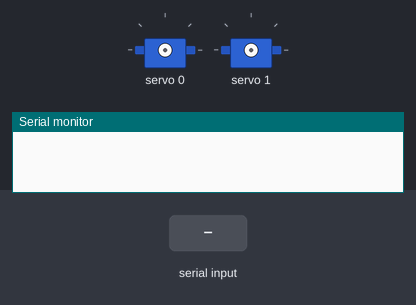
A sketch run on a simulated STM32 Blue Pill. On the bench: 2 × servo, the last lines printed to the serial monitor. The test bench sets the inputs (shaded band).

Above: at 1.2 s.
1.3 s: "90,45\n" received over Serial
2.8 s: "30,150\n" received over Serial
At 4.0 s:
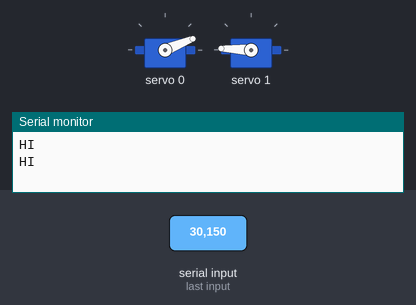
4.3 s: "5\n" received over Serial
At 5.2 s:
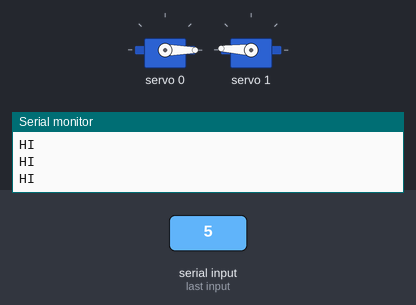
5.8 s: "90\n" received over Serial
At 6.4 s:
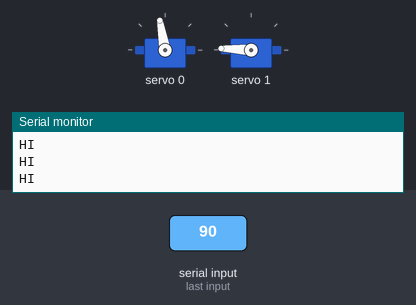
7.3 s: "200\n" received over Serial
At 8.5 s:
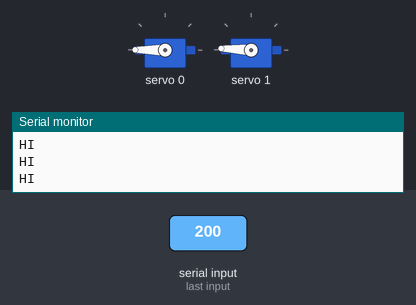
8.8 s: "1,90\n" received over Serial
At 9.9 s:
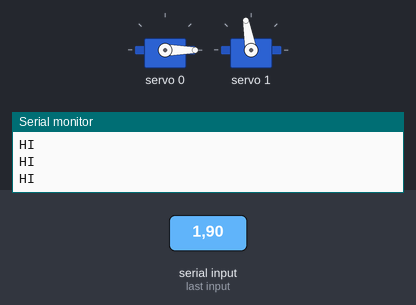
Timing chart, 0 to 11.3 s (numbered marks = the images above; inputs shaded):
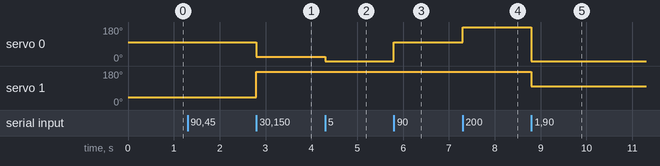

The sketch:

servo_driver_Serial.ino
```cpp
#include <Wire.h>
#include <Adafruit_PWMServoDriver.h>

#define servo1 0
#define servo2 1
#define servo3 2
#define servo4 3
#define servo5 4
#define servo6 5
#define servo7 6
#define servo8 7
#define servo9 8

const int MAX_ARRAY_SIZE = 12; // Maximum number of elements in the array
int myArray[MAX_ARRAY_SIZE];   // Array to store the input values
int arraySize = 0;             // Number of elements in the array

void parseInput(String input);

Adafruit_PWMServoDriver driver = Adafruit_PWMServoDriver();

void Servo_2_Angle(char servo,int angle);

void setup() {
  // put your setup code here, to run once:
  Serial.begin(9600);
  Wire.begin(PB3, PB10); // PB3 SDA, PB10 SCL

  driver.begin();
  driver.setPWMFreq(50);

  Wire.setClock(400000);
}

//90, 670 @ 100 PWMFreq not sure !!!!
// 670, 670, 670, 670, 670, 670, 670, 670, 670
// 90, 90, 90, 90, 90, 90, 90, 90, 90

// @ 50 PWMFreq
// 370, 2770
// 375, 370, 370, 375, 375, 375, 375, 375, 375
// 2770, 2770, 2770, 2770, 2770, 2770, 2770, 2770, 2770

// Servo 1: 370 : 2770
// Servo 2: 370 : 2770 ***
// Servo 3: 370 : 2770
// Servo 4: 375 : 2780 ***
// Servo 5: 375 : 2785
// Servo 6: 375 : 2770
// Servo 7: 375 : 2770
// Servo 8: 375 : 2785 ???
// Servo 9: 375 : 2780

void loop() {
  // put your main code here, to run repeatedly:
  if (Serial.available() > 0) {
    Serial.println("HI");
    // Read the input string from the serial buffer
    String input = Serial.readStringUntil('\n');

    // Parse the input string into the array
    parseInput(input);

    for (int i = 0; i < arraySize; i++) {
      // driver.writeMicroseconds(i, myArray[i]);
      Servo_2_Angle(i, myArray[i]);
    }
  }
}

void parseInput(String input) {
  arraySize = 0; // Reset the array size
  int startIndex = 0;
  int endIndex = input.indexOf(','); // Find the first comma

  // Extract numbers separated by commas
  while (endIndex > 0 && arraySize < MAX_ARRAY_SIZE) {
    myArray[arraySize++] = input.substring(startIndex, endIndex).toInt();
    startIndex = endIndex + 1;
    endIndex = input.indexOf(',', startIndex);
  }

  // Add the last number (or only number if no commas were found)
  if (arraySize < MAX_ARRAY_SIZE) {
    myArray[arraySize++] = input.substring(startIndex).toInt();
  }
}


void Servo_2_Angle(char servo,int angle) {
  int val;
  switch(servo) {
    case servo1:
      val = map(angle, 0, 180, 375, 2770);
      break;

    case servo2:
      val = map(angle, 0, 180, 375, 2770);
      break;

    case servo3:
      val = map(angle, 0, 180, 375, 2770);
      break;

    case servo4:
      val = map(angle, 0, 180, 375, 2775); // 375, 2780
      break;

    case servo5:
      val = map(angle, 0, 180, 375, 2785);
      break;

    case servo6:
      val = map(angle, 0, 180, 375, 2770);
      break;

    case servo7:
      val = map(angle, 0, 180, 375, 2770);
      break;

    case servo8:
      val = map(angle, 0, 180, 375, 2785);
      break;

    case servo9:
      val = map(angle, 0, 180, 375, 2780);
      break;
  }
  driver.writeMicroseconds(servo, val);
}
```

Measured:
- after the input at 2.8 s, servo 0: 100° → 22° at once; servo 1: 42° → 177° at once
- after the input at 4.3 s, servo 0: 22° → 0° at once
- after the input at 5.8 s, servo 0: 0° → 100° at once
- after the input at 7.3 s, servo 0: 100° → 180° at once
- after the input at 8.8 s, servo 0: 180° → 0° at once; servo 1: 177° → 100° at once
